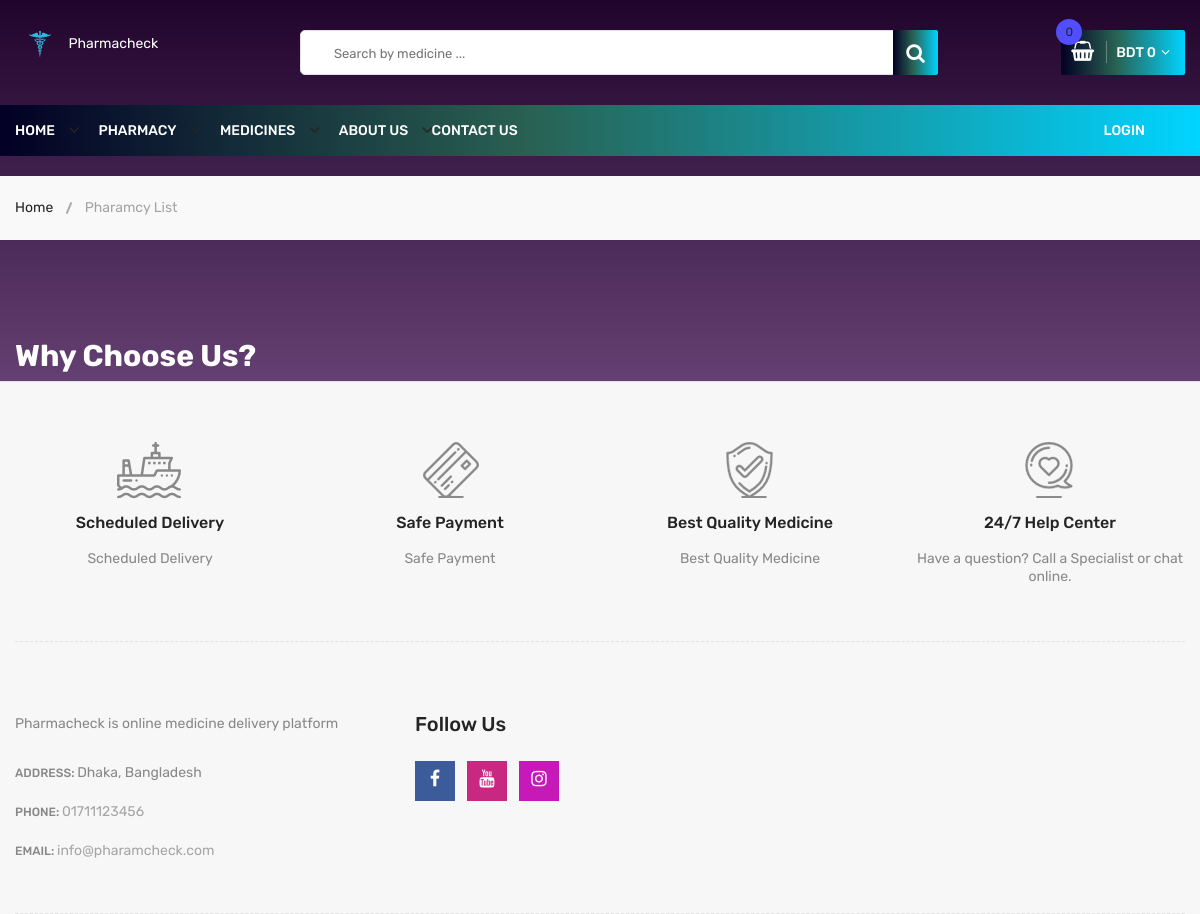
The app's page /pharmacylist.php, older data.
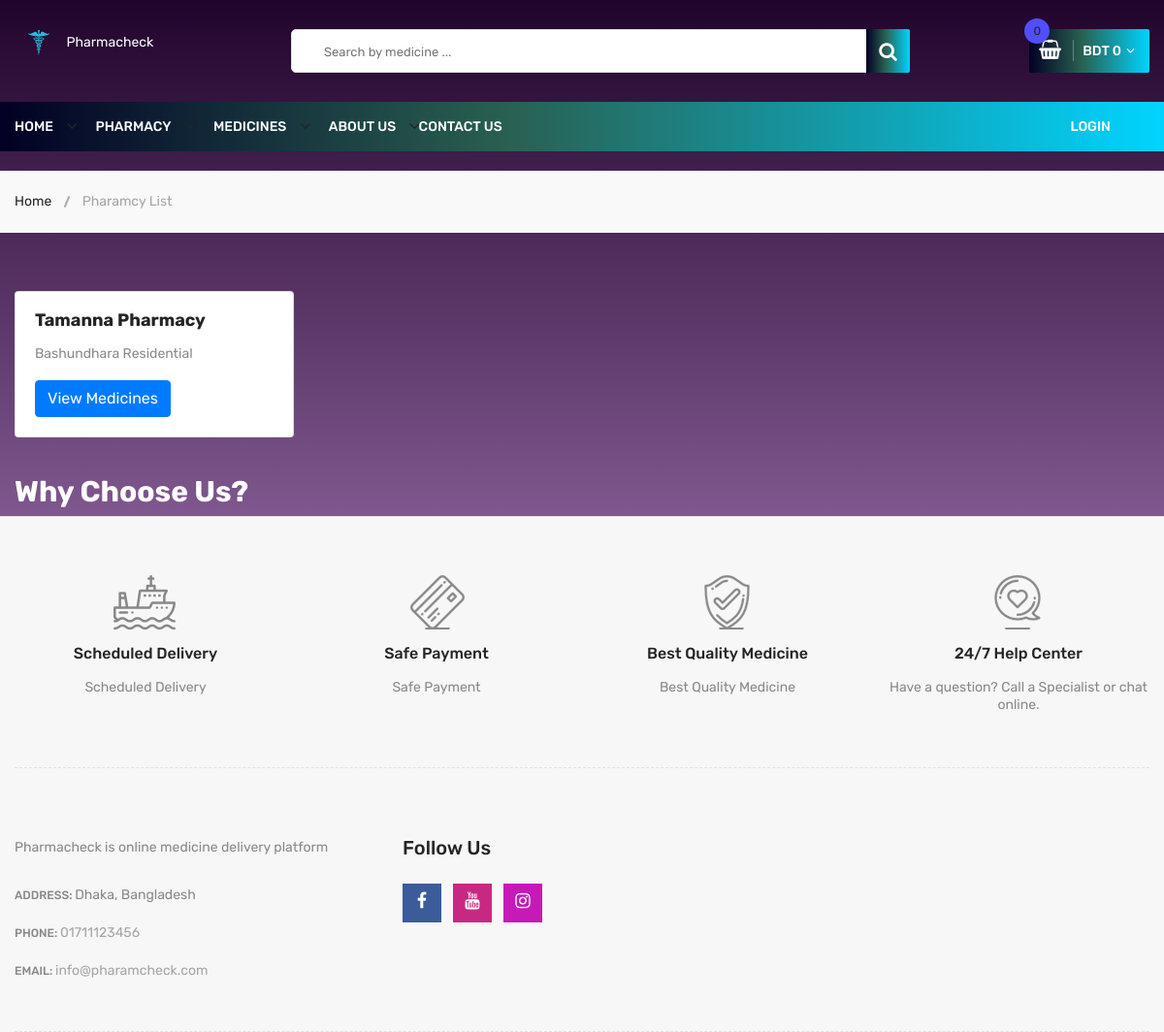
The same page, newer data.
### tables this page shows
CREATE TABLE `pharmacies` (
  `id` int(11) NOT NULL AUTO_INCREMENT,
  `name` varchar(500) NOT NULL,
  `address` text NOT NULL,
  `opening_time` time NOT NULL,
  `closing_time` time NOT NULL,
  `delivery_type` varchar(20) NOT NULL,
  PRIMARY KEY (`id`)
);

### pharmacylist.php (the view, shortened to what the changed rows need)
<!doctype html>
<html class="no-js" lang="zxx">
<head>
        <link rel="stylesheet" href="css/material-design-iconic-font.min.css">
        <link rel="stylesheet" href="css/font-awesome.min.css">
        <link rel="stylesheet" href="css/fontawesome-stars.css">
        <link rel="stylesheet" href="css/meanmenu.css">
        <link rel="stylesheet" href="css/owl.carousel.min.css">
        <link rel="stylesheet" href="css/slick.css">
        <link rel="stylesheet" href="css/animate.css">
        <link rel="stylesheet" href="css/jquery-ui.min.css">
        <link rel="stylesheet" href="css/venobox.css">
        <link rel="stylesheet" href="css/nice-select.css">
        <link rel="stylesheet" href="css/magnific-popup.css">
        <link rel="stylesheet" href="css/bootstrap.min.css">
        <link rel="stylesheet" href="css/helper.css">
        <link rel="stylesheet" href="style.css">
        <link rel="stylesheet" href="css/responsive.css">
    </head>
    <body style="background-image: linear-gradient(#21042c, #af82c0);height: 100vh;">
        <div class="body-wrapper">
            <div class="about-us-wrapper pt-60 pb-40">
                <div class="container">
                    <div class="row">
                        <?php
                            include('admin/process/connection.php');
                            $sql = "SELECT * FROM pharmacies";
                            $result = $conn->query($sql);
                            if ($result->num_rows > 0) {
                              while($row = $result->fetch_assoc()) {
                        ?>
                        <div class="col-md-3">
                            <div class="card" style="width: 18rem;">
                                <div class="card-body">
                                <h5 class="card-title"><?php echo $row['name'];?></h5>
                                <p class="card-text">
                                    <?php echo $row['address'];?>
                                </p>
                                <a href="pharmacy_med.php?id=<?php echo $row['id']; ?>" class="btn btn-primary">View Medicines</a>
                              </div>
                            </div>
                        </div>
                        <?php
                        }
                            }
                        ?>
                    </div>
                </div>
            </div>
            <div class="container">
                <div class="row">
                    <div class="col-lg-12">
                        <h2>
                                <span style="color: white;">Why Choose Us?</span>
                            </h2>
                    </div>
                </div>
            </div>
            <div class="footer">
                <div class="footer-static-top">
                    <div class="container">
                        <div class="footer-shipping pt-60 pb-55 pb-xs-25">
                            <div class="row">
                                <div class="col-lg-3 col-md-6 col-sm-6 pb-sm-55 pb-xs-55">
                                    <div class="li-shipping-inner-box">
                                        <div class="shipping-text">
                                            <h2>Scheduled Delivery</h2>
                                        </div>
                                    </div>
                                </div>
                                <div class="col-lg-3 col-md-6 col-sm-6 pb-sm-55 pb-xs-55">
                                    <div class="li-shipping-inner-box">
                                        <div class="shipping-text">
                                            <h2>Safe Payment</h2>
                                        </div>
                                    </div>
                                </div>
                                <div class="col-lg-3 col-md-6 col-sm-6 pb-xs-30">
                                    <div class="li-shipping-inner-box">
                                        <div class="shipping-text">
                                            <h2>Best Quality Medicine</h2>
                                        </div>
                                    </div>
                                </div>
                                <div class="col-lg-3 col-md-6 col-sm-6 pb-xs-30">
                                    <div class="li-shipping-inner-box">
                                        <div class="shipping-text">
                                            <h2>24/7 Help Center</h2>
                                        </div>
                                    </div>
                                </div>
                            </div>
                        </div>
                    </div>
                </div>
            </div>
        </div>
    </body>
</html>

Row changes from the older to the newer data that the page shows:
added pharmacies: name "Tamanna Pharmacy", address "Bashundhara Residential"
